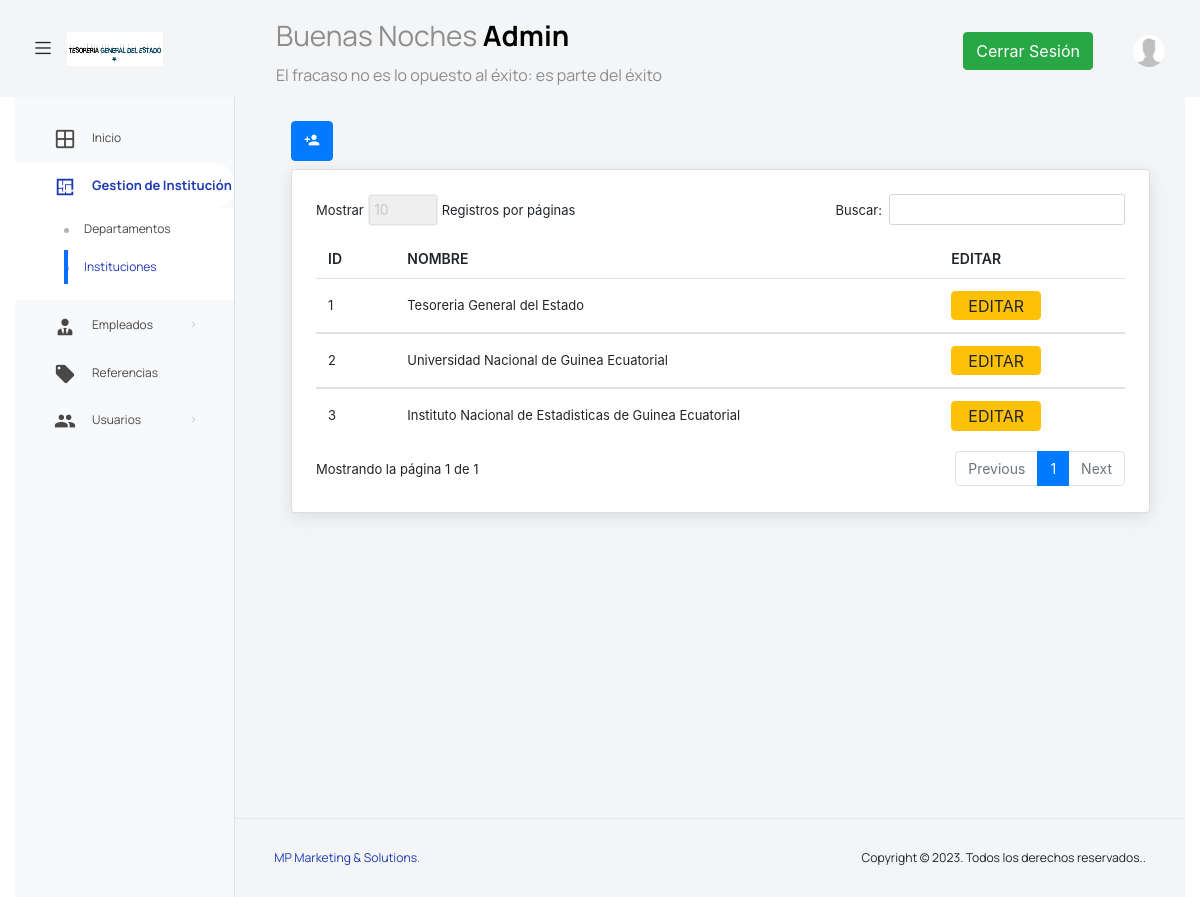
The page /admin/instituciones.php (signed in) on the database its author committed.
### tables this page shows
CREATE TABLE `instituciones` (
  `Id` int(5) NOT NULL,
  `Nombre` varchar(100) DEFAULT NULL,
  `Nombre_Corto` varchar(10) DEFAULT NULL
);

### componentes/tabla_instituciones.php (the view, shortened to what this page needs)
<div class="row">
    <div class="col-lg-6 mb-2">
        <a href="../admin/nuevaInstitucion.php" class="btn btn-primary"><i class="mdi mdi-account-plus"></i></a>
    </div>
</div>
<div class="col-lg-12 grid-margin stretch-card">
    <div class="card">
        <div class="card-body">
            <div class="table-responsive">
                <table id="myTable" class="table table-hover">
                    <thead>
                        <tr>
                            <th>ID</th>
                            <th>NOMBRE</th>
                            <th>EDITAR</th>
                        </tr>
                    </thead>
                    <tbody>
                        <?php while ($row_pacientes = $pacientes->fetch_assoc()) {  ?>
                            <tr>
                                <td> <?= $row_pacientes['Id']; ?></td>
                                <td> <?= $row_pacientes['Nombre']; ?></td>
                                <td>
                                    <a href="../admin/editarInstitucion.php?id=<?php echo $row_pacientes['Id'];  ?>" class="btn btn-warning me-2" ">EDITAR</a>
                                </td>
                            </tr>
                        <?php } ?>
                    </tbody>
                </table>
            </div>
        </div>
    </div>
</div>

### componentes/head.php (style rules this page uses)
.table th, .table td { vertical-align: middle; }
.table th { font-weight: 600; }

### rows shown on the page
instituciones: Id "1", Nombre "Tesoreria General del Estado"
instituciones: Id "2", Nombre "Universidad Nacional de Guinea Ecuatorial"
instituciones: Id "3", Nombre "Instituto Nacional de Estadisticas de Guinea Ecuatorial"

### other values the page prints
$saludo "Buenas Noches"
$usuario "Admin"
